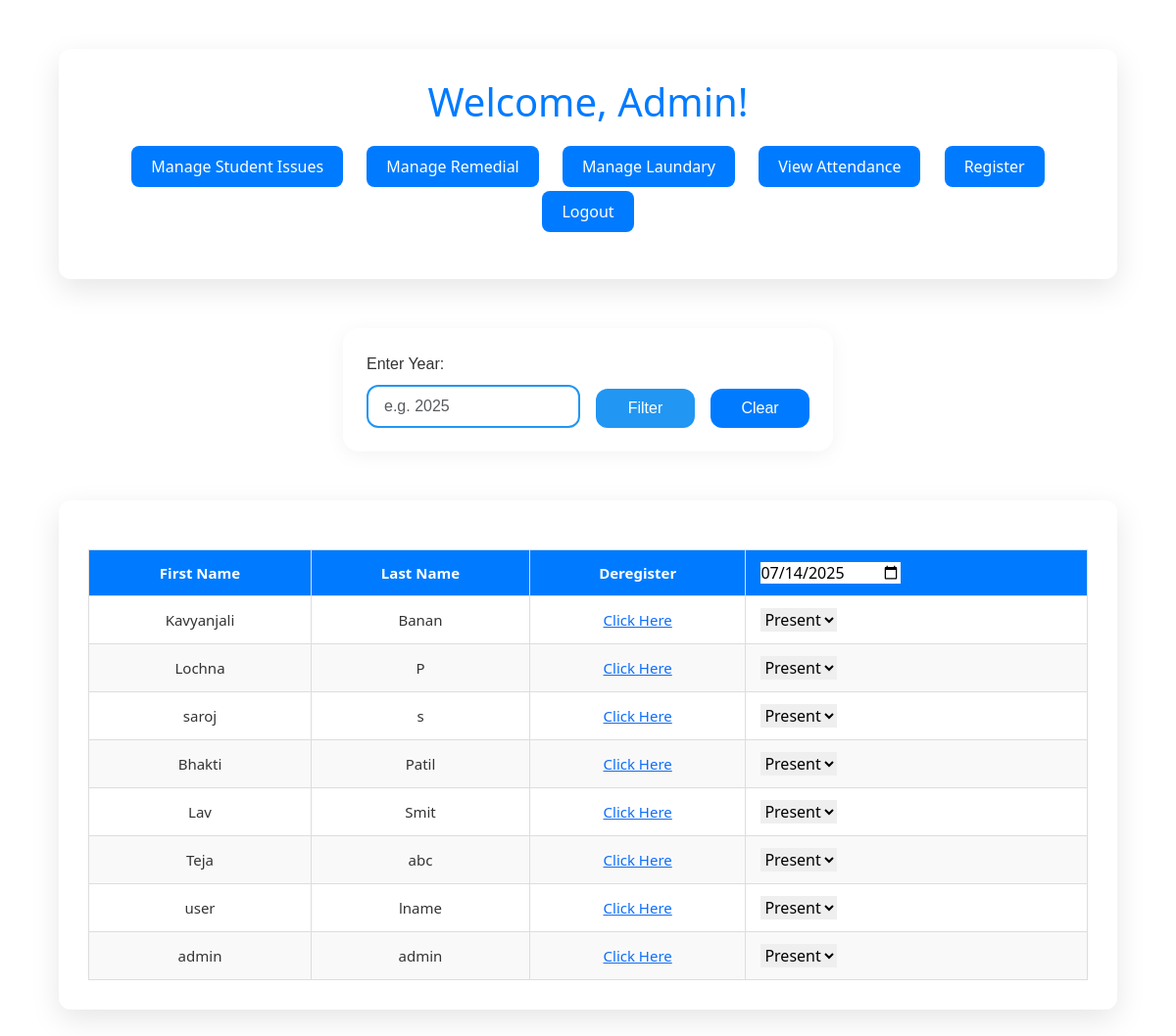
Page /admin_dashboard.php (signed in) on the committed database.
### tables this page shows
CREATE TABLE `users` (
  `id` int(11) NOT NULL,
  `first_name` varchar(100) NOT NULL,
  `last_name` varchar(100) NOT NULL,
  `username` varchar(100) NOT NULL,
  `password` varchar(255) NOT NULL,
  `phone` varchar(20) DEFAULT NULL,
  `email` varchar(100) DEFAULT NULL,
  `grade` varchar(50) DEFAULT NULL,
  `parent_name` varchar(100) DEFAULT NULL,
  `parent_phone` varchar(20) DEFAULT NULL,
  `address` text DEFAULT NULL,
  `role` enum('student','admin') NOT NULL,
  `date_of_admission` date DEFAULT NULL,
  `created_at` timestamp NOT NULL DEFAULT current_timestamp()
);

### admin_dashboard.php (the view, shortened to what this page needs)
<?php
include 'db.php';
$year = $_GET['year'] ?? null;
$date = $_GET['date'] ?? date('Y-m-d');
$today = date('Y-m-d');
$check = mysqli_query($conn, "SELECT COUNT(*) AS count FROM attendence WHERE date = '$today'");
$data = mysqli_fetch_assoc($check);
if ($data['count'] == 0) {
    $students = mysqli_query($conn, "SELECT id FROM users");
    while ($row = mysqli_fetch_assoc($students)) {
        $sid = $row['id'];
        mysqli_query($conn, "
            INSERT INTO attendence (student_id, date, status)
            VALUES ($sid, '$today', 'Absent')
        ");
    }
} else {
    echo "<script>console.log('Attendance already marked for $today')</script>";
}
?>
<!DOCTYPE html>
<html lang="en">
<head>
    <link href="https://cdn.jsdelivr.net/npm/bootstrap@5.3.3/dist/css/bootstrap.min.css" rel="stylesheet">
    <link rel="stylesheet" href="style.css">
</head>
<body style="
  background-image: url('./background.jpg');
  background-repeat: no-repeat;
  background-size: cover;
  background-position: center;
  background-attachment: fixed;">
    <div class="container">
        <h1>Welcome, Admin!</h1>
            <ul>
                <li><a href="manage_issues_admin.php">Manage Student Issues</a></li>
                <li><a href="Remedial.php">Manage Remedial</a></li>
                <li><a href="laundary.php">Manage Laundary</a></li>
                <li><a href="view_attendence.php">View Attendance</a></li>
                <li><a href="register.php">Register</a></li>
                <li><a href="logout.php">Logout</a></li>
            </ul>
    </div>
    <div class="year-filter-container">
      <form method="get" action="" class="row g-3 align-items-end">
        <div class="col-md-6">
          <label for="year" class="form-label">Enter Year:</label>
          <input
            type="number"
            class="form-control"
            name="year"
            id="year"
            min="1900"
            max="2100"
            value="<?= htmlspecialchars($_GET['year'] ?? '') ?>"
            placeholder="e.g. 2025"
          >
        </div>
        <div class="col-md-3">
          <button type="submit" class="btn btn-primary w-100">Filter</button>
        </div>
        <div class="col-md-3">
          <a href="<?= strtok($_SERVER['REQUEST_URI'], '?') ?>" class="btn btn-secondary w-100">Clear</a>
        </div>
      </form>
    </div>
<div class="container table-responsive">
<table>
  <thead>
    <tr>
      <th scope="col">First Name</th>
      <th scope="col">Last Name</th>
      <th scope="col">Deregister</th>
      <th><form action="admin_dashboard.php" method="get">
        <input onchange="this.form.submit()" type="date" name="date" id='selectedDate' value="<?=$date?>" required>
      </form></th>
    </tr>
  </thead>
  <tbody>
    <?php
    if ($year && is_numeric($year)){
    $sql="SELECT first_name,last_name,id FROM users where year(date_of_admission)=$year";
    }
    else{
      $sql = "SELECT first_name, last_name, id FROM users";
    }
    $res=$conn->query($sql);
    while($row=$res->fetch_assoc()){
      $id=$row['id'];
    $sql1 = "SELECT status FROM attendence where student_id=$id and  date= '$date' ";
    $row1=$conn->query($sql1)->fetch_assoc();
    $status=$row1['status'];
    ?>
        <tr>
            <td><?=$row['first_name']?></td>
            <td><?=$row['last_name']?></td>
            <td><a href="delete.php?id=<?=$row['id']?>">Click Here</a></td>
            <td>
              <form method="POST" action="submit_attendance.php" id='myForm'>
                <select name='status' onchange="submitWithValidation(this)">
                    <option <?= $status === 'Present' ? 'selected' : '' ?> value='Present'>Present</option>
                </select>
              </form>
            </td>
        </tr>
    <?php }?>
  </tbody>
</table>
    </div>
</body>
</html>

### style.css (style rules this page uses)
* { box-sizing: border-box; margin: 0; padding: 0; }
body { font-family: 'Segoe UI', Tahoma, Geneva, Verdana, sans-serif; background: linear-gradient(135deg, #f0f4f8, #d9e2ec); color: #333; line-height: 1.6; }
.container { background: #ffffff; max-width: 90vw; margin: 50px auto; padding: 30px; border-radius: 12px; box-shadow: 0 10px 30px rgba(0, 0, 0, 0.1); text-align: left; }
h1, h2, h3 { text-align: center; color: #007BFF; margin-bottom: 20px; }
form { display: flex; flex-direction: column; }
input, select, textarea { padding: 12px; margin: 10px 0; border: 1px solid #ccc; border-radius: 8px; font-size: 16px; }
.btn { background-color: #007BFF; color: white; padding: 12px; font-size: 16px; border: none; border-radius: 8px; cursor: pointer; transition: background 0.3s ease; text-align: center; }
table { width: 100% ; border-collapse: collapse ; margin-top: 20px ; font-size: 15px ; }
th, td { border: 1px solid #ddd !important; padding: 12px 15px ; text-align: center ; }
th { background-color: #007BFF !important; color: white !important; }
tr:nth-child(even) { background-color: #f9f9f9 !important; }
ul { list-style: none; padding: 0; text-align: center; }
ul li { display: inline-block; margin: 10px; }
ul li a { background-color: #007BFF; color: white; padding: 10px 20px; border-radius: 8px; text-decoration: none; transition: background 0.3s ease; }

### admin_dashboard.php (style rules this page uses)
form { display: flex; flex-direction: row; }
input, select, textarea { padding: initial; margin: initial; border: initial; border-radius: initial; font-size: initial; }
.year-filter-container { background-color: #ffffffff; padding: 1.5rem; border-radius: 1rem; box-shadow: 0 4px 20px rgba(0, 0, 0, 0.05); max-width: 500px; margin: 2rem auto; font-family: 'Poppins', sans-serif; }
.year-filter-container label { font-weight: 500; color: #333; }
.year-filter-container input[type="number"] { border: 2px solid #2196f3; border-radius: 0.75rem; padding: 0.5rem 1rem; font-size: 1rem; transition: all 0.2s ease-in-out; }
.year-filter-container .btn-primary { background-color: #2196f3; border: none; border-radius: 0.75rem; padding: 0.5rem 1.25rem; font-weight: 500; }
.year-filter-container .btn-secondary { border-radius: 0.75rem; padding: 0.5rem 1.25rem; font-weight: 500; }

### rows in the picture
users: first_name "Kavyanjali", last_name "Banan"
users: first_name "Lochna", last_name "P"
users: first_name "saroj", last_name "s"
users: first_name "Bhakti", last_name "Patil"
users: first_name "Lav", last_name "Smit"
users: first_name "Teja", last_name "abc"
users: first_name "user", last_name "lname"
users: first_name "admin", last_name "admin"
